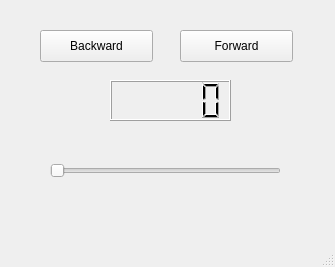
<?xml version="1.0" encoding="UTF-8"?>
<ui version="4.0">
 <class>MainWindow</class>
 <widget class="QMainWindow" name="MainWindow">
  <property name="geometry">
   <rect>
    <x>0</x>
    <y>0</y>
    <width>335</width>
    <height>267</height>
   </rect>
  </property>
  <property name="windowTitle">
   <string>MainWindow</string>
  </property>
  <widget class="QWidget" name="centralwidget">
   <widget class="QPushButton" name="pushButton">
    <property name="geometry">
     <rect>
      <x>40</x>
      <y>30</y>
      <width>113</width>
      <height>32</height>
     </rect>
    </property>
    <property name="text">
     <string>Backward</string>
    </property>
   </widget>
   <widget class="QPushButton" name="pushButton_2">
    <property name="geometry">
     <rect>
      <x>180</x>
      <y>30</y>
      <width>113</width>
      <height>32</height>
     </rect>
    </property>
    <property name="text">
     <string>Forward</string>
    </property>
   </widget>
   <widget class="QSlider" name="horizontalSlider">
    <property name="geometry">
     <rect>
      <x>50</x>
      <y>160</y>
      <width>231</width>
      <height>22</height>
     </rect>
    </property>
    <property name="orientation">
     <enum>Qt::Horizontal</enum>
    </property>
   </widget>
   <widget class="QLCDNumber" name="lcdNumber">
    <property name="geometry">
     <rect>
      <x>110</x>
      <y>80</y>
      <width>121</width>
      <height>41</height>
     </rect>
    </property>
   </widget>
  </widget>
  <widget class="QMenuBar" name="menubar">
   <property name="geometry">
    <rect>
     <x>0</x>
     <y>0</y>
     <width>335</width>
     <height>22</height>
    </rect>
   </property>
  </widget>
  <widget class="QStatusBar" name="statusbar"/>
 </widget>
 <resources/>
 <connections/>
</ui>
